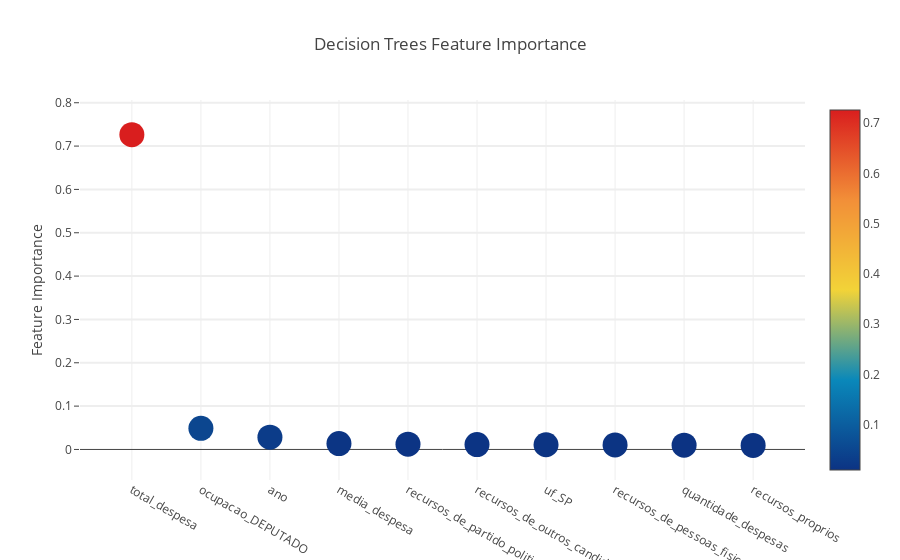
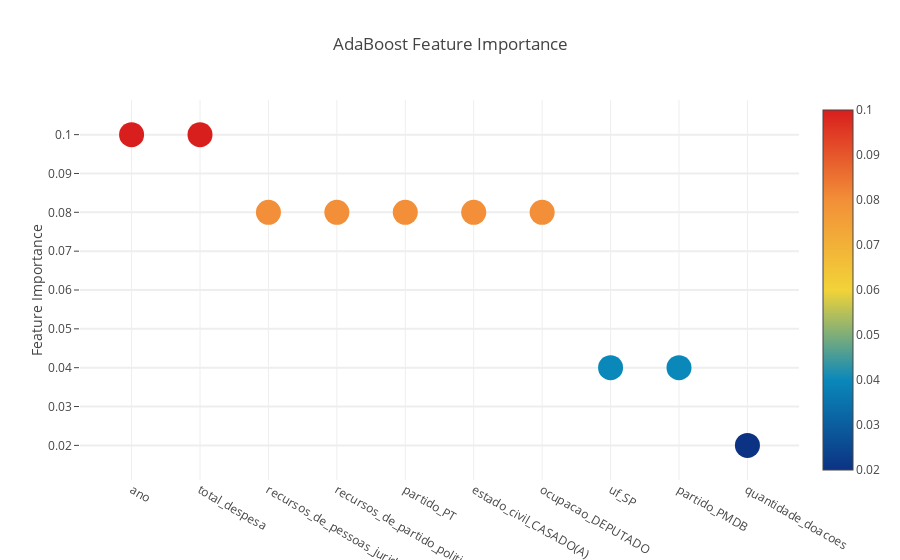
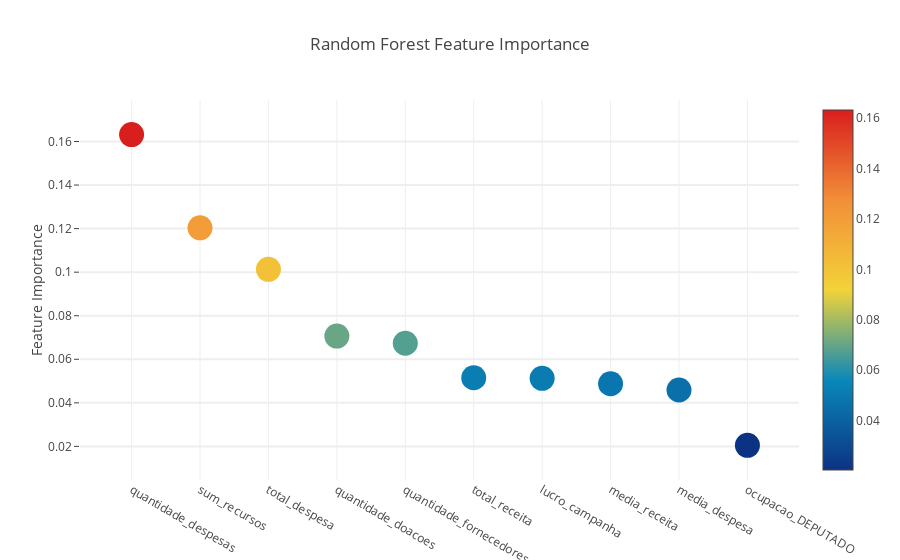
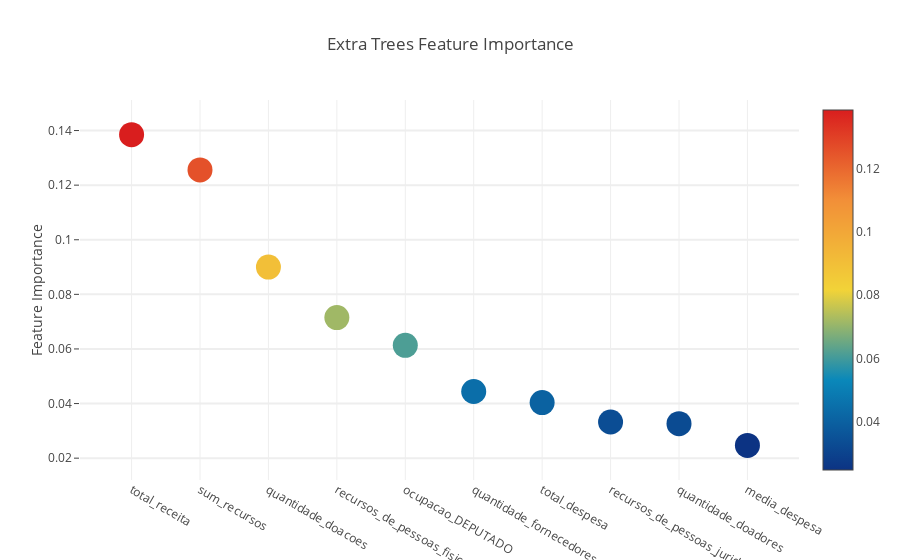

Notebook cell for these charts, in order:
### Markdown cell above
#### Decision Trees, AdaBoost, Random Forest Classifier e Extra Trees Classifier

### Code cell
dt_clf = dt.get_clf() 
ad_clf = ad.get_clf() 
rf_clf = rf.get_clf() 
et_clf = et.get_clf() 

models = [(dt_clf, ModelsNames.DT), (ad_clf, ModelsNames.ADA), (rf_clf, ModelsNames.RF), (et_clf, ModelsNames.ET)]

for model, model_name in models:
    plot_feature_importances(model, model_name)

### Figure 1 — Plotly figure (JSON) as saved in the notebook; plotly's stock layout.template omitted (floating-point values rounded to 4 significant figures)
{"data": [{"marker": {"cauto": true, "cmax": 0.7264, "cmin": 0.009436, "color": [0.7264, 0.04879, 0.02833, 0.01366, 0.0122, 0.01129, 0.01095, 0.01056, 0.009963, 0.009436], "colorscale": "Portland", "showscale": true, "size": 25, "sizemode": "diameter", "sizeref": 1}, "mode": "markers", "text": ["total_despesa", "ocupacao_DEPUTADO", "ano", "media_despesa", "recursos_de_partido_politico", "recursos_de_outros_candidatos.comites", "uf_SP", "recursos_de_pessoas_fisicas", "quantidade_despesas", "recursos_proprios"], "type": "scatter", "uid": "a500a850-8dcb-4d70-a1e7-ca7c8d6113dc", "x": ["total_despesa", "ocupacao_DEPUTADO", "ano", "media_despesa", "recursos_de_partido_politico", "recursos_de_outros_candidatos.comites", "uf_SP", "recursos_de_pessoas_fisicas", "quantidade_despesas", "recursos_proprios"], "y": [0.7264, 0.04879, 0.02833, 0.01366, 0.0122, 0.01129, 0.01095, 0.01056, 0.009963, 0.009436]}], "layout": {"autosize": true, "hovermode": "closest", "showlegend": false, "title": "Decision Trees Feature Importance", "xaxis": {"autorange": true, "range": [-0.6631, 9.663], "type": "category"}, "yaxis": {"autorange": true, "gridwidth": 2, "range": [-0.08918, 0.8251], "ticklen": 5, "title": "Feature Importance", "type": "linear"}}}

### Figure 2 — Plotly figure (JSON) as saved in the notebook; plotly's stock layout.template omitted (floating-point values rounded to 4 significant figures)
{"data": [{"marker": {"cauto": true, "cmax": 0.1, "cmin": 0.02, "color": [0.1, 0.1, 0.08, 0.08, 0.08, 0.08, 0.08, 0.04, 0.04, 0.02], "colorscale": "Portland", "showscale": true, "size": 25, "sizemode": "diameter", "sizeref": 1}, "mode": "markers", "text": ["ano", "total_despesa", "recursos_de_pessoas_juridicas", "recursos_de_partido_politico", "partido_PT", "estado_civil_CASADO(A)", "ocupacao_DEPUTADO", "uf_SP", "partido_PMDB", "quantidade_doacoes"], "type": "scatter", "uid": "b85167f9-8803-41e2-9aa3-ca02c2f3fa39", "x": ["ano", "total_despesa", "recursos_de_pessoas_juridicas", "recursos_de_partido_politico", "partido_PT", "estado_civil_CASADO(A)", "ocupacao_DEPUTADO", "uf_SP", "partido_PMDB", "quantidade_doacoes"], "y": [0.1, 0.1, 0.08, 0.08, 0.08, 0.08, 0.08, 0.04, 0.04, 0.02]}], "layout": {"autosize": true, "hovermode": "closest", "showlegend": false, "title": "AdaBoost Feature Importance", "xaxis": {"autorange": true, "range": [-0.6642, 9.664], "type": "category"}, "yaxis": {"autorange": true, "gridwidth": 2, "range": [0.008996, 0.111], "ticklen": 5, "title": "Feature Importance", "type": "linear"}}}

### Figure 3 — Plotly figure (JSON) as saved in the notebook; plotly's stock layout.template omitted (floating-point values rounded to 4 significant figures)
{"data": [{"marker": {"cauto": true, "cmax": 0.1632, "cmin": 0.02047, "color": [0.1632, 0.1204, 0.1013, 0.07065, 0.06736, 0.05153, 0.05125, 0.04877, 0.04591, 0.02047], "colorscale": "Portland", "showscale": true, "size": 25, "sizemode": "diameter", "sizeref": 1}, "mode": "markers", "text": ["quantidade_despesas", "sum_recursos", "total_despesa", "quantidade_doacoes", "quantidade_fornecedores", "total_receita", "lucro_campanha", "media_receita", "media_despesa", "ocupacao_DEPUTADO"], "type": "scatter", "uid": "fa655adc-b4a2-459b-9784-3a4522884fb0", "x": ["quantidade_despesas", "sum_recursos", "total_despesa", "quantidade_doacoes", "quantidade_fornecedores", "total_receita", "lucro_campanha", "media_receita", "media_despesa", "ocupacao_DEPUTADO"], "y": [0.1632, 0.1204, 0.1013, 0.07065, 0.06736, 0.05153, 0.05125, 0.04877, 0.04591, 0.02047]}], "layout": {"autosize": true, "hovermode": "closest", "showlegend": false, "title": "Random Forest Feature Importance", "xaxis": {"autorange": true, "range": [-0.6642, 9.664], "type": "category"}, "yaxis": {"autorange": true, "gridwidth": 2, "range": [0.0008441, 0.1828], "ticklen": 5, "title": "Feature Importance", "type": "linear"}}}

### Figure 4 — Plotly figure (JSON) as saved in the notebook; plotly's stock layout.template omitted (floating-point values rounded to 4 significant figures)
{"data": [{"marker": {"cauto": true, "cmax": 0.1385, "cmin": 0.02468, "color": [0.1385, 0.1256, 0.08999, 0.0715, 0.06132, 0.04441, 0.04034, 0.03325, 0.03263, 0.02468], "colorscale": "Portland", "showscale": true, "size": 25, "sizemode": "diameter", "sizeref": 1}, "mode": "markers", "text": ["total_receita", "sum_recursos", "quantidade_doacoes", "recursos_de_pessoas_fisicas", "ocupacao_DEPUTADO", "quantidade_fornecedores", "total_despesa", "recursos_de_pessoas_juridicas", "quantidade_doadores", "media_despesa"], "type": "scatter", "uid": "37b00881-3d0f-48f3-b25d-6d73a59cf8bc", "x": ["total_receita", "sum_recursos", "quantidade_doacoes", "recursos_de_pessoas_fisicas", "ocupacao_DEPUTADO", "quantidade_fornecedores", "total_despesa", "recursos_de_pessoas_juridicas", "quantidade_doadores", "media_despesa"], "y": [0.1385, 0.1256, 0.08999, 0.0715, 0.06132, 0.04441, 0.04034, 0.03325, 0.03263, 0.02468]}], "layout": {"autosize": true, "hovermode": "closest", "showlegend": false, "title": "Extra Trees Feature Importance", "xaxis": {"autorange": true, "range": [-0.6642, 9.664], "type": "category"}, "yaxis": {"autorange": true, "gridwidth": 2, "range": [0.009027, 0.1542], "ticklen": 5, "title": "Feature Importance", "type": "linear"}}}
